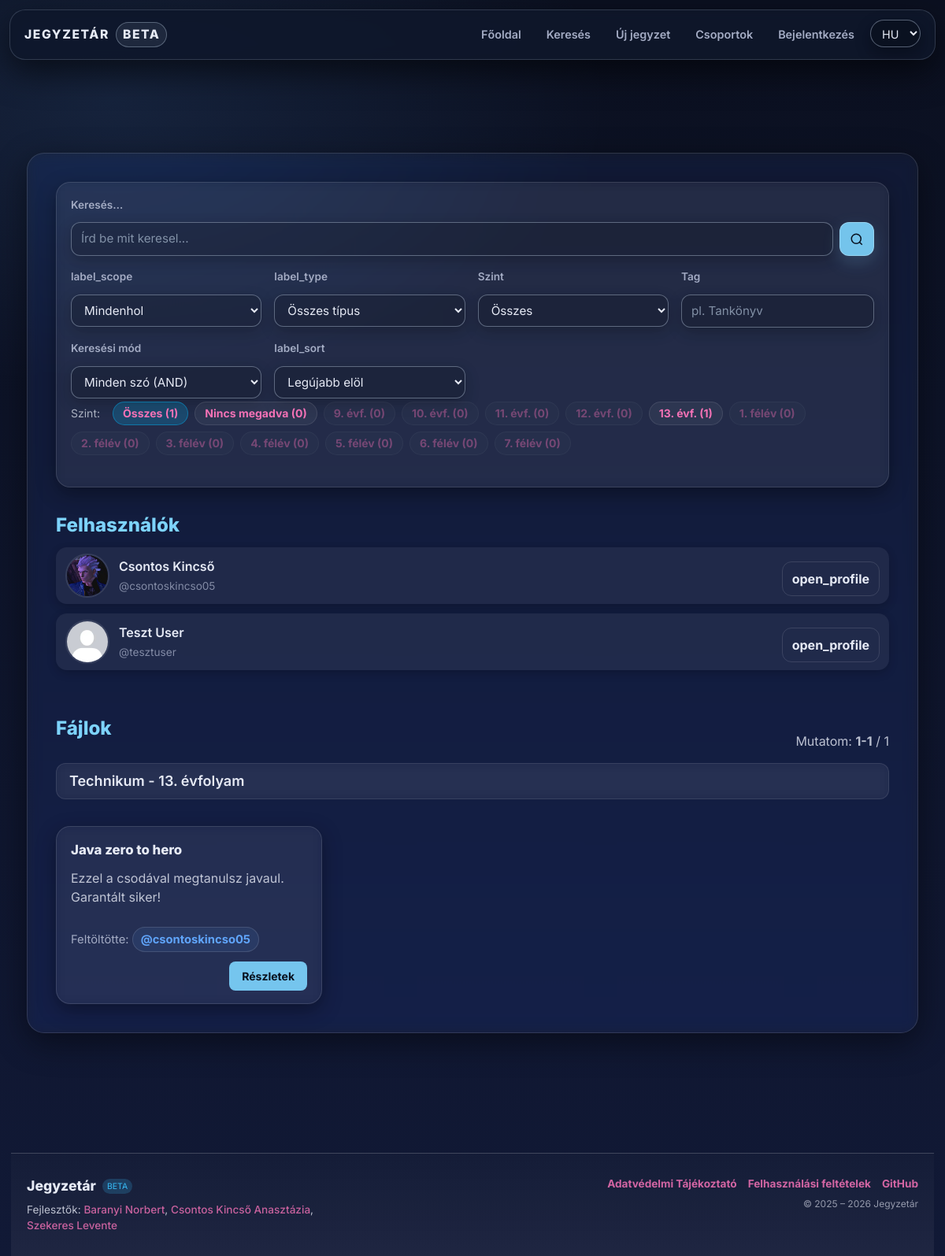
Screenshot of /search.php with the database file from the repository.
### tables this page shows
CREATE TABLE `users` (
  `id` int(11) NOT NULL,
  `lastname` varchar(100) DEFAULT NULL,
  `firstname` varchar(100) DEFAULT NULL,
  `username` varchar(50) NOT NULL,
  `birthdate` date DEFAULT NULL,
  `gender` varchar(10) DEFAULT NULL,
  `email` varchar(50) NOT NULL,
  `profile_picture` varchar(255) DEFAULT NULL,
  `password` varchar(255) NOT NULL,
  `security_question` varchar(255) NOT NULL,
  `security_answer` varchar(255) NOT NULL,
  `admin` tinyint(1) NOT NULL,
  `registration_date` datetime DEFAULT NULL,
  `language` varchar(5) NOT NULL DEFAULT 'hu',
  `oauth_provider` varchar(20) DEFAULT NULL,
  `oauth_sub` varchar(191) DEFAULT NULL,
  `email_verified` tinyint(1) NOT NULL DEFAULT 0,
  `bio` text DEFAULT NULL,
  `profile_theme` varchar(32) NOT NULL DEFAULT 'default',
  `twofa_enabled` tinyint(1) NOT NULL DEFAULT 0
);

CREATE TABLE `files` (
  `id` int(11) NOT NULL,
  `uploaded_by` int(11) DEFAULT NULL,
  `name` varchar(255) NOT NULL,
  `file_name` varchar(255) NOT NULL,
  `description` text DEFAULT NULL,
  `file_path` varchar(255) NOT NULL,
  `subject` varchar(100) NOT NULL,
  `tags` varchar(255) NOT NULL,
  `tn_name` varchar(255) DEFAULT NULL,
  `file_size` bigint(20) UNSIGNED DEFAULT NULL,
  `download_count` int(11) NOT NULL DEFAULT 0,
  `content_text` longtext DEFAULT NULL,
  `edu_stage` enum('hs','uni') DEFAULT NULL,
  `edu_level` tinyint(4) DEFAULT NULL
);

### search.php (the view, shortened to what the rows shown need)
<?php
    require "assets/php/db.php";
    require_once "assets/php/functions.php";
    $q = trim($_GET['q'] ?? '');
    $scope = strtolower($_GET['scope'] ?? 'all');
    $sort = strtolower($_GET['sort'] ?? 'newest');
    $page = (int)($_GET['page'] ?? 1);
    $perPage = 24;
    $userResult = null;
    if ($scope !== 'files') {
        $where = '';
        $types = '';
        $params = [];
        $order = 'ORDER BY u.username ASC';
        $sqlUsers = "SELECT u.id, u.username, u.firstname, u.lastname, u.profile_picture FROM users u $where $order LIMIT 50";
        $userResult = db_query($conn, $sqlUsers, $types, $params);
    }
    $fileResult = null;
    $hasEduStage = false;
    $hasEduLevel = false;
    $columnsRes = $conn->query("SHOW COLUMNS FROM files");
    if ($columnsRes) {
        while ($c = $columnsRes->fetch_assoc()) {
            $col = strtolower($c['Field'] ?? '');
            if ($col === 'edu_stage') $hasEduStage = true;
            if ($col === 'edu_level') $hasEduLevel = true;
        }
    }
    $useEdu = ($hasEduStage && $hasEduLevel);
    if ($scope !== 'users') {
        $whereBase = [];
        $typesBase = '';
        $paramsBase = [];
        $whereSql = $whereBase ? 'WHERE ' . implode(' AND ', $whereBase) : '';
        $scoreSql = '0 AS score';
        $debugSql = '';
        $orderSql = 'ORDER BY f.id DESC';
        if ($useEdu) {
            if ($sort === 'rating') {
                $orderSql = 'ORDER BY (f.edu_stage IS NULL OR f.edu_level IS NULL) ASC, f.edu_stage ASC, f.edu_level ASC, avg_rating DESC, rating_count DESC, f.id DESC';
            } elseif ($sort === 'relevance' && $q !== '') {
                $orderSql = 'ORDER BY (f.edu_stage IS NULL OR f.edu_level IS NULL) ASC, f.edu_stage ASC, f.edu_level ASC, score DESC, f.id DESC';
            } elseif ($sort === 'oldest') {
                $orderSql = 'ORDER BY (f.edu_stage IS NULL OR f.edu_level IS NULL) ASC, f.edu_stage ASC, f.edu_level ASC, f.id ASC';
            } else {
                $orderSql = 'ORDER BY (f.edu_stage IS NULL OR f.edu_level IS NULL) ASC, f.edu_stage ASC, f.edu_level ASC, f.id DESC';
            }
        }
        $offset = ($page - 1) * $perPage;
        $useKeyset = false;
        $pagingWhereSql = $whereSql;
        $typesPaged = $typesBase;
        $paramsPaged = $paramsBase;
        if ($sort === 'rating') {
            $sqlFiles = "SELECT f.*, $scoreSql $debugSql, IFNULL(AVG(r.rating), 0) AS avg_rating, COUNT(r.id) AS rating_count FROM files f LEFT JOIN ratings r ON r.file_id = f.id $pagingWhereSql GROUP BY f.id $orderSql LIMIT ?";
            $typesPaged .= 'i';
            $paramsPaged[] = $perPage;
        } else {
            $sqlFiles = "SELECT f.*, $scoreSql $debugSql FROM files f $pagingWhereSql $orderSql LIMIT ?";
            $typesPaged .= 'i';
            $paramsPaged[] = $perPage;
        }
        if (!$useKeyset) {
            $sqlFiles .= " OFFSET ?";
            $typesPaged .= 'i';
            $paramsPaged[] = $offset;
        }
        $fileResultQ = db_query($conn, $sqlFiles, $typesPaged, $paramsPaged);
        $fileResult = null;
        if ($fileResultQ) {
            $buffered = [];
            while ($row = $fileResultQ->fetch_assoc()) {
                $buffered[] = $row;
            }
            $fileResult = $buffered;
        }
    }
    require "assets/php/lang.php";
?>
<!DOCTYPE html>
<html lang="<?= htmlspecialchars($lang) ?>">
<head>
    <link rel="stylesheet" href="assets/css/styles.css">
    <script src="https://cdn.jsdelivr.net/npm/@tailwindcss/browser@4"></script>
</head>
<body>
<div class="content-wrapper w-full">
    <div class="main w-full max-w-6xl mx-auto px-4 md:px-6 lg:px-8 py-6">
        <?php if ($userResult && $userResult->num_rows > 0): ?>
            <div class="list-compact flex flex-col gap-3 mb-6">
                <?php while ($u = $userResult->fetch_assoc()):
                    $usernameRaw = $u['username'];
                    $username = htmlspecialchars($usernameRaw);
                    $fullname = htmlspecialchars(trim(($u['lastname'] ?? '').' '.($u['firstname'] ?? '')));
                    $pfp = "assets/img/default_profile_picture.jpg";
                    if (!empty($u['profile_picture'])) {
                        $fs = __DIR__ . "/users/$usernameRaw/{$u['profile_picture']}";
                        if (file_exists($fs)) {
                            $pfp = "users/$usernameRaw/{$u['profile_picture']}";
                        }
                    }
                    ?>
                    <article class="mini-card flex items-center gap-3 p-3 rounded-lg bg-white/5 border border-white/10">
                        <img src="<?= htmlspecialchars($pfp) ?>" alt="" class="w-12 h-12 md:w-14 md:h-14 rounded-full object-cover border-2 border-white/10 flex-shrink-0">
                        <div class="mini-main flex-1 min-w-0">
                            <h4 class="mini-title text-base md:text-lg font-semibold truncate"><?= $fullname ?: '@'.$username ?></h4>
                            <p class="mini-meta text-sm md:text-base opacity-75 truncate">@<?= $username ?></p>
                        </div>
                        <a href="profile.php?username=<?= urlencode($usernameRaw) ?>"
                           class="btn-ghost text-sm md:text-base flex-shrink-0"
                           title="<?= t('open_profile') ?>">
                            <?= t('open_profile') ?>
                        </a>
                    </article>
                <?php endwhile; ?>
            </div>
        <?php endif; ?>
        <?php if (is_array($fileResult) && count($fileResult) > 0): ?>
                <?php
                    $needlesForUi = $GLOBALS['__search_tokens'] ?? [];
                ?>
            <?php
                $currentEduHeader = '__init__';
                $renderEduHeader = function($s, $l) {
                    if ($s === null || $l === null || $s === '' || $l === '') return 'Nincs megadva';
                    $l = (int)$l;
                    if ($s === 'hs') return "Technikum - {$l}. évfolyam";
                    if ($s === 'uni') return "Egyetem - {$l}. félév";
                    return 'Nincs megadva';
                };
            ?>
            <div class="content-grid grid grid-cols-1 md:grid-cols-2 lg:grid-cols-3 gap-4 md:gap-6">
                <?php foreach ($fileResult as $f):
                    $uploaderQ = db_query($conn, "SELECT username FROM users WHERE id = ?", "i", [(int)($f['uploaded_by'] ?? 0)]);
                    $uploader  = $uploaderQ && $uploaderQ->num_rows ? $uploaderQ->fetch_assoc()['username'] : null;
                    $stVal = ($useEdu ? ($f['edu_stage'] ?? null) : null);
                    $lvVal = ($useEdu ? ($f['edu_level'] ?? null) : null);
                    $eduKey = ($useEdu ? (($stVal === null || $lvVal === null) ? '__null__' : ((string)$stVal . '-' . (string)$lvVal)) : '__nogroup__');
                    if ($useEdu && $eduKey !== $currentEduHeader):
                        $currentEduHeader = $eduKey;
                        ?>
                        <div class="md:col-span-2 lg:col-span-3">
                            <div class="sticky top-0 z-10 mb-3 rounded-xl bg-white/5 backdrop-blur border border-white/10 px-4 py-2">
                                <h4 class="text-base md:text-lg font-semibold">
                                    <?= htmlspecialchars($renderEduHeader($stVal, $lvVal)) ?>
                                </h4>
                            </div>
                        </div>
                    <?php endif; ?>
                    <article class="card p-4 break-words flex flex-col">
                        <h4 class="entry-title text-lg md:text-xl mb-2 truncate">
                            <?= highlight_many_html($f['name'] ?? '', $needlesForUi) ?>
                        </h4>
                        <?php if (!empty($f['description'])):
                            $snippet = build_snippet((string)$f['description'], $needlesForUi, 90);
                            ?>
                            <p class="text-sm md:text-base opacity-80 mb-3 line-clamp-3">
                                <?= highlight_many_html($snippet, $needlesForUi) ?>
                            </p>
                        <?php endif; ?>
                        <?php if ($uploader): ?>
                            <p class="entry-meta text-sm md:text-base mb-4">
                                <?= t('label_uploaded_by') ?>
                                <a class="uploader-name" href="profile.php?username=<?= urlencode($uploader) ?>">
                                    @<?= htmlspecialchars($uploader) ?>
                                </a>
                            </p>
                        <?php endif; ?>
                        <div class="mt-auto flex flex-wrap gap-2 items-center">
                            <a class="note-link text-sm md:text-base ml-auto" href="note.php?id=<?= (int)$f['id'] ?>">
                                <?= t('btn_details') ?>
                            </a>
                        </div>
                    </article>
                <?php endforeach; ?>
            </div>
        <?php endif; ?>
    </div>
</div>
</body>
</html>

### rows the page displays
users: username+profile_picture (picture), lastname+firstname "Csontos Kincső", username "csontoskincso05"
users: shows a picture, lastname+firstname "Teszt User", username "tesztuser"
files: lvVal "Technikum - 13. évfolyam", name "Java zero to hero", description "Ezzel a csodával megtanulsz javaul. Garantált siker!", uploaded_by.username "csontoskincso05"

### other values shown
t('nav_home') "Főoldal"
t('nav_search') "Keresés"
t('nav_upload') "Új jegyzet"
t('nav_login') "Bejelentkezés"
t('search_placeholder') "Keresés…"
t('label_scope') "label_scope"
t('label_type') "label_type"
t('label_sort') "label_sort"
$allCnt "1"
$noneCnt "0"
$cnt "0"
$cnt "1"
t('result_users') "Felhasználók"
t('result_files') "Fájlok"
$showFrom "1"
